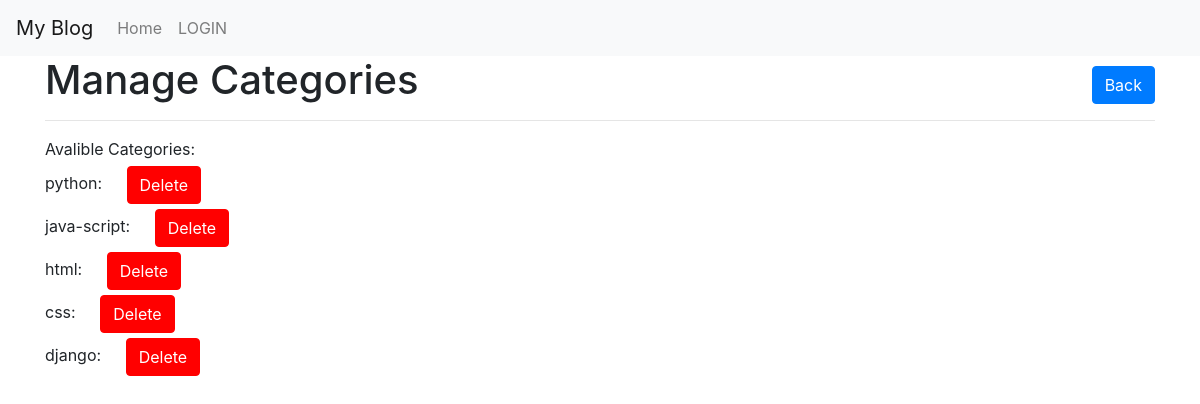
Page /blog/categories/ on the earlier database version.
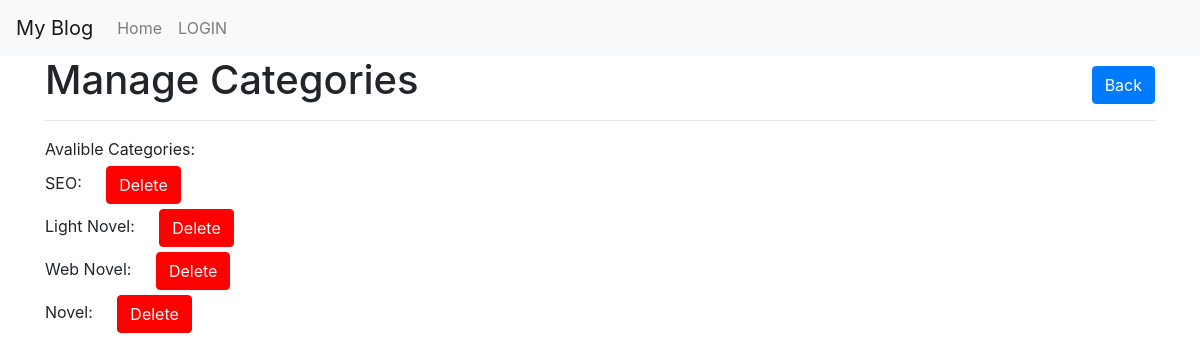
Same page on the later database version.
### blog/models.py (models this page shows, shortened)
class Category(models.Model):
    name = models.CharField(max_length=255)
    slug = models.SlugField(unique=True, max_length=255, blank= True)
    class Meta:
        verbose_name_plural = "categories"

### blog/views.py (the view)
# urls.py: path('categories/', views.manage_slugs, name= "manage_slugs"),
def manage_slugs(request):
    categories = Category.objects.all()
    return render(request, 'blog/manage_slugs.html', {'categories': categories})

### blog/views.py (called while the page is built, shortened)
    def __call__(self, request):
        current_time =  dt.now().strftime("%Y-%m-%d %H:%M:%S")#timezone.now()
        response = self.get_response(request)
        return response

### blog/templates/blog/manage_slugs.html (shortened to what this page needs)
{% extends 'blog/base.html' %}
{% load custom_filters %}
{% block content %}
  <button class="btn btn-primary" style="float: right; margin-top: 10px;">
    <a href="{% url 'create_category' %}" style="color: white;">Back</a>
  </button>
  <h1>Manage Categories</h1>
  <hr>
  Avalible Categories:
  {% for category in categories %}
    <div style="margin-top: 5px;">
        <label>{{ category.name }}:</label>
        <button class="btn btn-primary" style="background-color: red;border-color: red;margin-left: 20px;">
            <a href="{% url 'blog:delete_category' slug=category.slug %}" style="color: white;">Delete</a>
        </button>
    </div>
    {% endfor %}
{% endblock %}

Differences in the rows shown:
removed Category: name "python"
removed Category: name "java-script"
removed Category: name "html"
removed Category: name "css"
removed Category: name "django"
added Category: name "SEO"
added Category: name "Light Novel"
added Category: name "Web Novel"
added Category: name "Novel"
